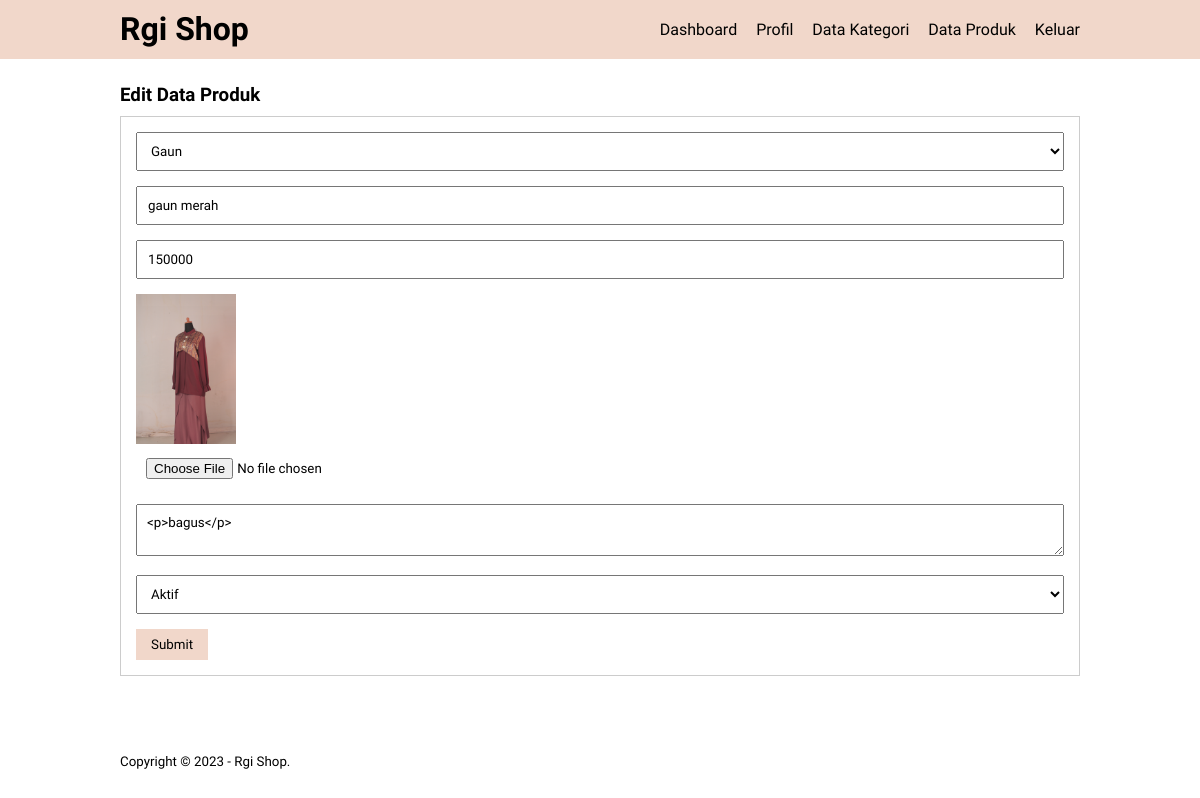
The app's page /edit-produk.php?id=30 (signed in) with its own data.
### tables this page shows
CREATE TABLE `tb_product` (
  `product_id` int(11) NOT NULL,
  `category_id` int(11) NOT NULL,
  `product_name` varchar(100) NOT NULL,
  `product_price` int(11) NOT NULL,
  `product_description` text NOT NULL,
  `product_image` varchar(100) NOT NULL,
  `product_status` tinyint(1) NOT NULL,
  `data_created` timestamp NOT NULL DEFAULT current_timestamp()
);

CREATE TABLE `tb_category` (
  `category_id` int(11) NOT NULL,
  `category_name` varchar(25) NOT NULL
);

### edit-produk.php (the view, shortened to what this page needs)
<?php
include 'db.php';
$produk = mysqli_query($conn, "SELECT * FROM tb_product WHERE product_id = '" . $_GET['id'] . "' ");
$p = mysqli_fetch_object($produk);
?>
<!DOCTYPE html>
<html lang="en">
<head>
    <link rel="stylesheet" type="text/css" href="css/style.css">
</head>
<body>
    <header>
        <div class="container">
            <h1><a href="dashboard.php">Rgi Shop</a></h1>
            <ul>
                <li><a href="dashboard.php">Dashboard</a></li>
                <li><a href="profil.php">Profil</a></li>
                <li><a href="data-kategori.php">Data Kategori</a></li>
                <li><a href="data-produk.php">Data Produk</a></li>
                <li><a href="keluar.php">Keluar</a></li>
            </ul>
        </div>
    </header>
    <div class="section">
        <div class="container">
            <h3>Edit Data Produk</h3>
            <div class="box">
                <form action="" method="POST" enctype="multipart/form-data">
                    <select class="input-control" name="kategori" required>
                        <?php
                        $kategori = mysqli_query($conn, "SELECT * FROM tb_category ORDER BY category_id DESC");
                        while ($r = mysqli_fetch_array($kategori)) {
                            ?>
                            <option value="<?php echo $r['category_id'] ?>" <?php echo ($r['category_id'] == $p->category_id) ? 'selected' : '' ?>>
                                <?php echo $r['category_name'] ?>
                            </option>
                        <?php } ?>
                    </select>
                    <input type="text" name="nama" class="input-control" placeholder="Nama Produk"
                        value="<?php echo $p->product_name ?>" required>
                    <input type="text" name="harga" class="input-control" placeholder="Harga"
                        value="<?php echo $p->product_price ?>" required>
                    <img src="produk/<?php echo $p->product_image ?>" width="100px">
                    <input type="file" name="gambar" class="input-control">
                    <textarea class="input-control" name="deskripsi"
                        placeholder="Deskripsi"><?php echo $p->product_description ?></textarea><br>
                    <select class="input-control" name="status">
                        <option value="1" <?php echo ($p->product_status == 1) ? 'selected' : ''; ?>>Aktif</option>
                    </select>
                    <input type="submit" name="submit" value="Submit" class="btn">
                </form>
            </div>
        </div>
    </div>
    <footer>
        <div class="container">
            <small>Copyright &copy; 2023 - Rgi Shop.</small>
        </div>
    </footer>
</body>
</html>

### css/style.css (style rules this page uses)
* { padding: 0; margin: 0; font-family:'Agbalumo' ; }
body { background-size: cover; background-repeat: no-repeat; background-position: center; background-attachment: fixed; height: 100%; }
a { color: inherit; text-decoration:none ; }
.input-control { width: 100%; padding: 10px; margin-bottom: 15px; box-sizing: border-box; }
.btn { padding: 8px 15px; background-color: #f1d7ca; color: #000000; border: none; cursor: pointer; }
header { background-color: #f1d7ca; color: #000000; }
header h1 { float: left; padding: 10px 0; }
header ul { float: right; }
header ul li { display: inline-block; }
header ul li a { padding: 20px 0 20px 15px; display: inline-block; }
footer { padding: 25px 0; }
.container { width: 80%; margin: 0 auto; }
.container:after { content: ''; display: block; clear: both; }
.section { padding: 25px 0; }
.box { background-color: #ffffff; border: 1px solid #ccc; padding: 15px; box-sizing: border-box; margin: 10px 0 25px 0; }
.box:after { content: ''; display: block; clear: both; }

### records on screen
tb_product: kategori "Gaun", nama "gaun merah", harga "150000", product_image (picture), deskripsi "<p>bagus</p>", status "Aktif"
